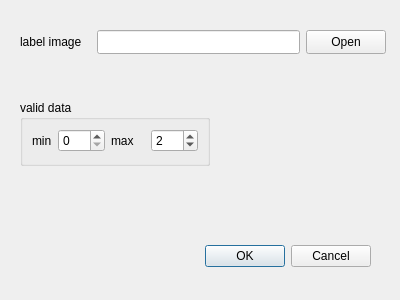
<?xml version="1.0" encoding="UTF-8"?>
<ui version="4.0">
 <class>Dialog_label_check</class>
 <widget class="QDialog" name="Dialog_label_check">
  <property name="geometry">
   <rect>
    <x>0</x>
    <y>0</y>
    <width>400</width>
    <height>300</height>
   </rect>
  </property>
  <property name="windowTitle">
   <string>Dialog</string>
  </property>
  <widget class="QDialogButtonBox" name="buttonBox">
   <property name="geometry">
    <rect>
     <x>30</x>
     <y>240</y>
     <width>341</width>
     <height>32</height>
    </rect>
   </property>
   <property name="orientation">
    <enum>Qt::Horizontal</enum>
   </property>
   <property name="standardButtons">
    <set>QDialogButtonBox::Cancel|QDialogButtonBox::Ok</set>
   </property>
  </widget>
  <widget class="QGroupBox" name="groupBox">
   <property name="geometry">
    <rect>
     <x>20</x>
     <y>100</y>
     <width>190</width>
     <height>66</height>
    </rect>
   </property>
   <property name="title">
    <string>valid data</string>
   </property>
   <layout class="QFormLayout" name="formLayout">
    <item row="0" column="0">
     <layout class="QHBoxLayout" name="horizontalLayout">
      <item>
       <widget class="QLabel" name="label_2">
        <property name="text">
         <string>min</string>
        </property>
       </widget>
      </item>
      <item>
       <widget class="QSpinBox" name="spinBox_min">
        <property name="sizePolicy">
         <sizepolicy hsizetype="Preferred" vsizetype="Preferred">
          <horstretch>0</horstretch>
          <verstretch>0</verstretch>
         </sizepolicy>
        </property>
        <property name="minimumSize">
         <size>
          <width>47</width>
          <height>22</height>
         </size>
        </property>
        <property name="minimum">
         <number>0</number>
        </property>
       </widget>
      </item>
     </layout>
    </item>
    <item row="0" column="1">
     <layout class="QHBoxLayout" name="horizontalLayout_2">
      <item>
       <widget class="QLabel" name="label_3">
        <property name="text">
         <string>max</string>
        </property>
       </widget>
      </item>
      <item>
       <widget class="QSpinBox" name="spinBox_max">
        <property name="sizePolicy">
         <sizepolicy hsizetype="Preferred" vsizetype="Preferred">
          <horstretch>0</horstretch>
          <verstretch>0</verstretch>
         </sizepolicy>
        </property>
        <property name="minimumSize">
         <size>
          <width>47</width>
          <height>22</height>
         </size>
        </property>
        <property name="value">
         <number>2</number>
        </property>
       </widget>
      </item>
     </layout>
    </item>
   </layout>
  </widget>
  <widget class="QWidget" name="">
   <property name="geometry">
    <rect>
     <x>20</x>
     <y>30</y>
     <width>366</width>
     <height>24</height>
    </rect>
   </property>
   <layout class="QGridLayout" name="gridLayout">
    <item row="0" column="0">
     <widget class="QLabel" name="label">
      <property name="minimumSize">
       <size>
        <width>71</width>
        <height>22</height>
       </size>
      </property>
      <property name="text">
       <string>label image</string>
      </property>
     </widget>
    </item>
    <item row="0" column="2">
     <widget class="QPushButton" name="pushButton_inputpath">
      <property name="sizePolicy">
       <sizepolicy hsizetype="Preferred" vsizetype="Preferred">
        <horstretch>0</horstretch>
        <verstretch>0</verstretch>
       </sizepolicy>
      </property>
      <property name="minimumSize">
       <size>
        <width>80</width>
        <height>22</height>
       </size>
      </property>
      <property name="text">
       <string>Open</string>
      </property>
     </widget>
    </item>
    <item row="0" column="1">
     <widget class="QLineEdit" name="lineEdit_input">
      <property name="sizePolicy">
       <sizepolicy hsizetype="Expanding" vsizetype="Preferred">
        <horstretch>0</horstretch>
        <verstretch>0</verstretch>
       </sizepolicy>
      </property>
      <property name="minimumSize">
       <size>
        <width>201</width>
        <height>22</height>
       </size>
      </property>
     </widget>
    </item>
   </layout>
  </widget>
 </widget>
 <resources/>
 <connections>
  <connection>
   <sender>buttonBox</sender>
   <signal>accepted()</signal>
   <receiver>Dialog_label_check</receiver>
   <slot>slot_ok()</slot>
   <hints>
    <hint type="sourcelabel">
     <x>248</x>
     <y>254</y>
    </hint>
    <hint type="destinationlabel">
     <x>157</x>
     <y>274</y>
    </hint>
   </hints>
  </connection>
  <connection>
   <sender>buttonBox</sender>
   <signal>rejected()</signal>
   <receiver>Dialog_label_check</receiver>
   <slot>reject()</slot>
   <hints>
    <hint type="sourcelabel">
     <x>316</x>
     <y>260</y>
    </hint>
    <hint type="destinationlabel">
     <x>286</x>
     <y>274</y>
    </hint>
   </hints>
  </connection>
  <connection>
   <sender>pushButton_inputpath</sender>
   <signal>clicked()</signal>
   <receiver>Dialog_label_check</receiver>
   <slot>slot_select_input_path()</slot>
   <hints>
    <hint type="sourcelabel">
     <x>344</x>
     <y>41</y>
    </hint>
    <hint type="destinationlabel">
     <x>199</x>
     <y>149</y>
    </hint>
   </hints>
  </connection>
 </connections>
 <slots>
  <slot>slot_select_input_path()</slot>
  <slot>slot_ok()</slot>
 </slots>
</ui>
